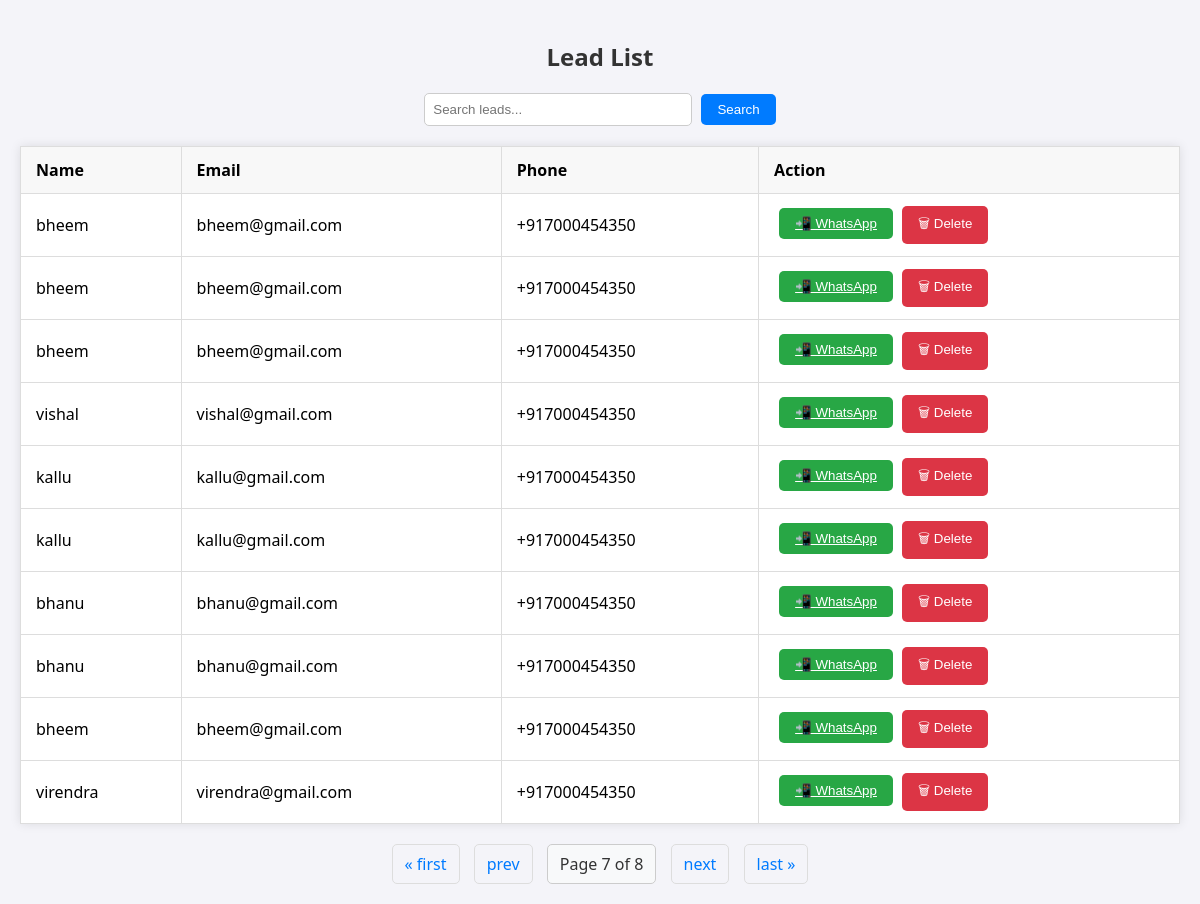
The app's page /leads/?page=7 with its own data.
### leads/models.py (models this page shows, shortened)
class Lead(models.Model):
    name = models.CharField(max_length=100)
    email = models.EmailField()
    phone = models.CharField(max_length=15)
    interest = models.CharField(max_length=100)
    score = models.IntegerField(default=0)
    segment = models.CharField(max_length=50, blank=True, null=True)
    timestamp = models.DateTimeField(default=timezone.now)  # Timestamp field for when the lead is created

### leads/views.py (the view)
# urls.py: path('leads/', views.lead_list, name='lead_list'),
def lead_list(request):
    leads = Lead.objects.all()
    query = request.GET.get('q')
    if query:
        leads = leads.filter(
            Q(name__icontains=query) |
            Q(email__icontains=query) |
            Q(segment__icontains=query)
        )
    paginator = Paginator(leads, 10)
    page_number = request.GET.get('page')
    page_obj = paginator.get_page(page_number)
    return render(request, 'lead_list.html', {'page_obj': page_obj})

### templates/lead_list.html (shortened to what this page needs)
{% load static %}
<!DOCTYPE html>
<html lang="en">
<head>
    <link rel="stylesheet" href="{% static 'css/lead_list.css' %}">
</head>
<body>
    <div class="container">
        <h2>Lead List</h2>
        <form method="get" class="search-form">
            <input type="text" name="q" placeholder="Search leads..." value="{{ request.GET.q }}">
            <button type="submit" class="btn">Search</button>
        </form>
        <table class="lead-table">
            <thead>
                <tr>
                    <th>Name</th>
                    <th>Email</th>
                    <th>Phone</th>
                    <th>Action</th>
                </tr>
            </thead>
            <tbody>
                {% for lead in page_obj %}
                <tr>
                    <td>{{ lead.name }}</td>
                    <td>{{ lead.email }}</td>
                    <td>{{ lead.phone }}</td>
                    <td>
                        <form method="post" action="{% url 'send_whatsapp_message' lead.id %}" style="display:inline;">
                            <button type="submit" class="btn btn-success"><a href="https://wa.me/{{ lead.phone|urlencode }}?text=Hello%20{{ lead.name }},%20thank%20you%20for%20your%20interest!"
                                class="btn btn-success"
                                target="_blank">
                                📲 WhatsApp
                             </a></button>
                        </form>
                        <form method="post" action="{% url 'delete_lead' lead.id %}" style="display:inline;">
                            <button type="submit" class="btn btn-danger">🗑 Delete</button>
                        </form>
                    </td>
                </tr>
                {% empty %}
                <tr><td colspan="6">No leads found.</td></tr>
                {% endfor %}
            </tbody>
        </table>
        <div class="pagination">
            {% if page_obj.has_previous %}
                <a href="?page=1">&laquo; first</a>
                <a href="?page={{ page_obj.previous_page_number }}">prev</a>
            {% endif %}
            <span>Page {{ page_obj.number }} of {{ page_obj.paginator.num_pages }}</span>
            {% if page_obj.has_next %}
                <a href="?page={{ page_obj.next_page_number }}">next</a>
                <a href="?page={{ page_obj.paginator.num_pages }}">last &raquo;</a>
            {% endif %}
        </div>
    </div>
</body>
</html>

### static/css/lead_list.css (style rules this page uses)
body { font-family: 'Segoe UI', Tahoma, Geneva, Verdana, sans-serif; background-color: #f4f4f9; margin: 0; padding: 20px; }
h2 { color: #333; text-align: center; margin-bottom: 20px; }
form { text-align: center; margin-bottom: 20px; }
input[type="text"] { padding: 8px; width: 250px; border: 1px solid #ccc; border-radius: 5px; }
button { padding: 8px 16px; background-color: #007bff; color: white; border: none; border-radius: 5px; margin-left: 5px; cursor: pointer; }
table { width: 100%; border-collapse: collapse; margin-top: 10px; background-color: white; box-shadow: 0 0 10px rgba(0, 0, 0, 0.1); }
th, td { padding: 12px 15px; border: 1px solid #ddd; text-align: left; }
th { background-color: #f8f8f8; font-weight: bold; }
.btn-success { background-color: #28a745; color: white; }
.btn-danger { background-color: #dc3545; color: white; }
.pagination { text-align: center; margin-top: 20px; }
.pagination a, .pagination span { display: inline-block; margin: 0 5px; padding: 8px 12px; color: #007bff; text-decoration: none; border: 1px solid #ddd; border-radius: 5px; }
.pagination span { background-color: #f8f9fa; color: #333; border: 1px solid #ccc; }

### records on screen
Lead: name "bheem", email "bheem@gmail.com", phone "+917000454350"
Lead: name "bheem", email "bheem@gmail.com", phone "+917000454350"
Lead: name "bheem", email "bheem@gmail.com", phone "+917000454350"
Lead: name "vishal", email "vishal@gmail.com", phone "+917000454350"
Lead: name "kallu", email "kallu@gmail.com", phone "+917000454350"
Lead: name "kallu", email "kallu@gmail.com", phone "+917000454350"
Lead: name "bhanu", email "bhanu@gmail.com", phone "+917000454350"
Lead: name "bhanu", email "bhanu@gmail.com", phone "+917000454350"
Lead: name "bheem", email "bheem@gmail.com", phone "+917000454350"
Lead: name "virendra", email "virendra@gmail.com", phone "+917000454350"

### other values on screen
{{ page_obj.number }} "7"
{{ page_obj.paginator.num_pages }} "8"
